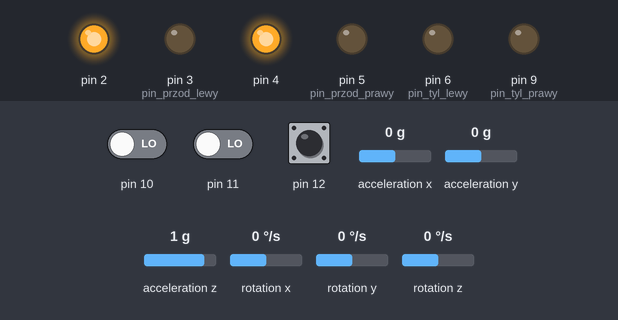
Bench run of a sketch on a simulated Arduino Uno, built with avr-gcc and run on an emulated ATmega328P. On the bench: output pins drawn as LEDs (lit = HIGH). Inputs (shaded band) come from the test bench; at power-on: pin 12 LOW, rotation z 0 °/s, pin 10 LOW, pin 11 LOW, acceleration x 0 g, acceleration y 0 g, acceleration z 1 g, rotation x 0 °/s, rotation y 0 °/s.

Above: at 1.2 s.
1.3 s: pin 12 pulsed HIGH 5 times (0.12 s each, 0.3 s apart)
At 3.6 s:
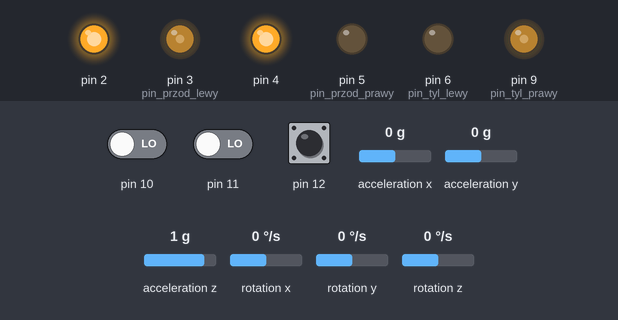
4.3 s: rotation z set to -27 °/s
7.3 s: rotation z set to -29 °/s
At 11.8 s:
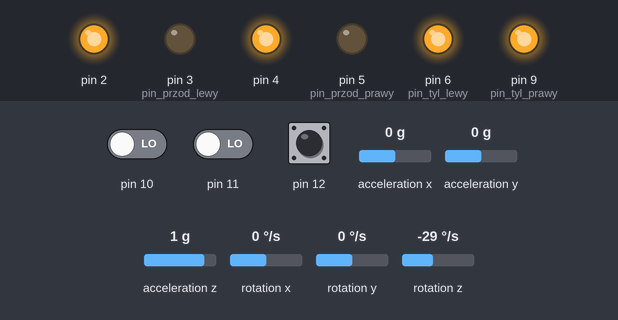
Timing chart, 0 to 17.8 s (numbered marks = the images above; inputs shaded):
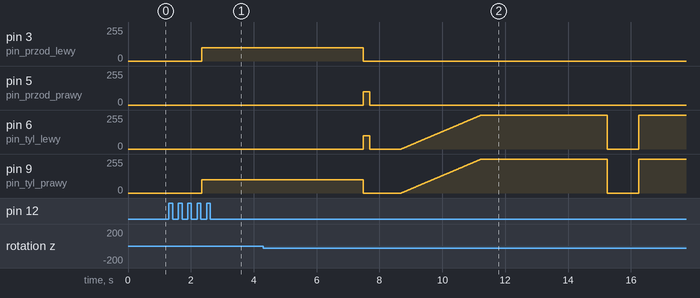

The sketch:

sterowanie_v1.ino
```cpp
#include <Wire.h>
#include <MPU6050.h>
MPU6050 mpu;

unsigned long timer = 0;
unsigned long timer1 = 0;
float timeStep = 0.01;
int y = 0;
int i = 0;
float pitch = 0;
float roll = 0;
float yaw = 0;
float yaw1 = 0;
float pitch1 = 0;
float roll1 = 0;

unsigned long dlugosc;
unsigned long dlugosc1;
unsigned long dlugosc2;

int pwm_lew_tyl ;
int pwm_praw_tyl;
int pwm_lew_przod ;
int pwm_praw_przod;
int pin_przod_lewy =3 ;
int pin_przod_prawy =5 ;
int pin_tyl_lewy =6 ;
int pin_tyl_prawy =9 ;
void setup() {
pinMode(10, INPUT);
pinMode(4, OUTPUT);
pinMode(2, OUTPUT);
pinMode(pin_przod_lewy, OUTPUT);
pinMode(pin_przod_prawy, OUTPUT);
pinMode(pin_tyl_lewy, OUTPUT);
pinMode(pin_tyl_prawy, OUTPUT);
digitalWrite(4,HIGH);
digitalWrite(2,HIGH);
digitalWrite(pin_przod_lewy,LOW);
digitalWrite(pin_przod_prawy,LOW);
digitalWrite(pin_tyl_lewy,LOW);
digitalWrite(pin_tyl_prawy,LOW);

pinMode(11, INPUT);
pinMode(12, INPUT);
//Serial.begin(9600);
Serial.begin(115200);

while(!mpu.begin(MPU6050_SCALE_2000DPS, MPU6050_RANGE_4G))
  {
    Serial.println("Could not find a valid MPU6050 sensor, check wiring!");
    delay(500);
  }

 //mpu.calibrateGyro();

 //mpu.setThreshold(3);

}

void loop() {
//Pomiar impulsów --> konwersja na pwm z arduino

dlugosc = pulseIn(10,HIGH);

dlugosc1 = pulseIn(11,HIGH);

dlugosc2 = pulseIn(12,HIGH);
pwm_lew_przod = map(dlugosc, 1000, 2000,-255,255 );
pwm_praw_przod = map(dlugosc1, 1000, 2000,-255,255 );
pwm_lew_tyl = map(dlugosc, 2000, 1000,-255,255 );
pwm_praw_tyl = map(dlugosc1, 2000, 1000,-255,255 );

// Ograniczenia Pwm

if(pwm_lew_przod <30)
{
  pwm_lew_przod = 0;
}
if(pwm_lew_tyl <30)
{
  pwm_lew_tyl = 0;
}
if(pwm_lew_przod >255)
{
  pwm_lew_przod = 255;
}
if(pwm_lew_tyl >255)
{
  pwm_lew_tyl = 255;
}

if(pwm_praw_przod <30)
{
  pwm_praw_przod = 0;
}
if(pwm_praw_tyl <30)
{
  pwm_praw_tyl = 0;
}
if(pwm_praw_przod >255)
{
  pwm_praw_przod = 255;
}
if(pwm_praw_tyl >255)
{
  pwm_praw_tyl = 255;
}

//

if(dlugosc2>1600)
{
  obracanie();
}

//Regulacja PWM

analogWrite(pin_przod_lewy, pwm_lew_przod);
analogWrite(pin_przod_prawy,pwm_praw_przod);
analogWrite(pin_tyl_lewy,pwm_lew_tyl);
analogWrite(pin_tyl_prawy,pwm_praw_tyl);

//Test na terminalu

//Serial.println(dlugosc);
//Serial.println("-----");
//Serial.println(dlugosc1);
//Serial.println("-----");
//Serial.println(dlugosc2);
//Serial.println("-----");
//Serial.println("lewo_tyl");
//Serial.println(pwm_lew_tyl);
//Serial.println("prawo_tyl");
//Serial.println(pwm_praw_tyl);
//Serial.println("lewo_przod");
//Serial.println(pwm_lew_przod);
//Serial.println("prawo_przod");
//Serial.println(pwm_praw_przod);
//Serial.println("\n\n\n\n\n");
//delay(500);

}

// funkcja odpowiedzialna za skręt w prawo o 90 stopni

void skret_w_prawo()
{
mpu.calibrateGyro();
mpu.setThreshold(3);
yaw = 0;
timer = millis();

  // odczytaj znormalizowane wartości kątów
  Vector norm = mpu.readNormalizeGyro();

  // kąty obrotów w osiach x, y, z
  pitch = pitch + norm.YAxis * timeStep;
  roll = roll + norm.XAxis * timeStep;
  yaw = yaw + norm.ZAxis * timeStep;

  // opóźnienie pomiarowe
  delay((timeStep*1000) - (millis() - timer));

  yaw1=0;
  i=0;
  while(abs(yaw1)<abs(yaw)+85)
  {
    timer1 = millis();

    // odczytaj znormalizowane wartości kątów
    Vector norm1 = mpu.readNormalizeGyro();

    // kąty obrotów w osiach x, y, z
    pitch1 = pitch1 + norm1.YAxis * timeStep;
    roll1 = roll1 + norm1.XAxis * timeStep;
    yaw1= yaw1 + norm1.ZAxis * timeStep;

    //Serial.print(" Pitch = ");
    //Serial.print(pitch1);
    //Serial.print(" Roll = ");
    //Serial.print(roll1);
    //Serial.print(" Yaw = ");
    //Serial.println(yaw1);
     // opóźnienie pomiarowe
    delay((timeStep*1000) - (millis() - timer1));
    //i++;
    //if(i>=150) i =150;
    analogWrite(pin_tyl_prawy,100);
    analogWrite(pin_przod_lewy,100);


  }
  analogWrite(pin_tyl_prawy,0);
  analogWrite(pin_przod_lewy,0);
  analogWrite(pin_przod_prawy,100);
  analogWrite(pin_tyl_lewy,100);
  delay(200);
  analogWrite(pin_przod_prawy,0);
  analogWrite(pin_tyl_lewy,0);

}

//autonomiczny test kwadratu

void obracanie()
{
  skret_w_prawo();
  delay(1000);
  for(y=0;y<=255;y++){
  analogWrite(pin_tyl_prawy,y);
  analogWrite(pin_tyl_lewy,y);
  delay(10);
  }

  delay(4000);
  analogWrite(pin_tyl_prawy,0);
  analogWrite(pin_tyl_lewy,0);
  delay(1000);
  /*
  skret_w_prawo();
  delay(500);
  for(y=0;y<=255;y++){
  analogWrite(pin_tyl_prawy,y);
  analogWrite(pin_przod_lewy,y);
  delay(10);
  }

  delay(1000);
  analogWrite(pin_tyl_prawy,0);
  analogWrite(pin_przod_lewy,0);
  delay(500);
    skret_w_prawo();
  delay(500);
  for(y=0;y<=255;y++){
  analogWrite(pin_tyl_prawy,y);
  analogWrite(pin_przod_lewy,y);
  delay(10);
  }

  delay(1000);
  analogWrite(pin_tyl_prawy,0);
  analogWrite(pin_przod_lewy,0);
  delay(500);
    skret_w_prawo();
  delay(500);
  for(y=0;y<=255;y++){
  analogWrite(pin_tyl_prawy,y);
  analogWrite(pin_przod_lewy,y);
  delay(10);
  }

  delay(1000);
  analogWrite(pin_tyl_prawy,0);
  analogWrite(pin_przod_lewy,0);
  delay(500);
*/

}
```

Measured:
- the behaviour switches between -28 and -29 °/s on rotation z (found by bisection; images 1 and 2)
- after the input at 1.3 s, pin 3 (pin_przod_lewy), pin 9 (pin_tyl_prawy): 0/255 → 100/255 after 1.0 s; pin 6 (pin_tyl_lewy): stays 0/255 (without the input it goes to 255/255 after 1.7 s)
- after the input at 4.3 s, every drawn part: stays the same
